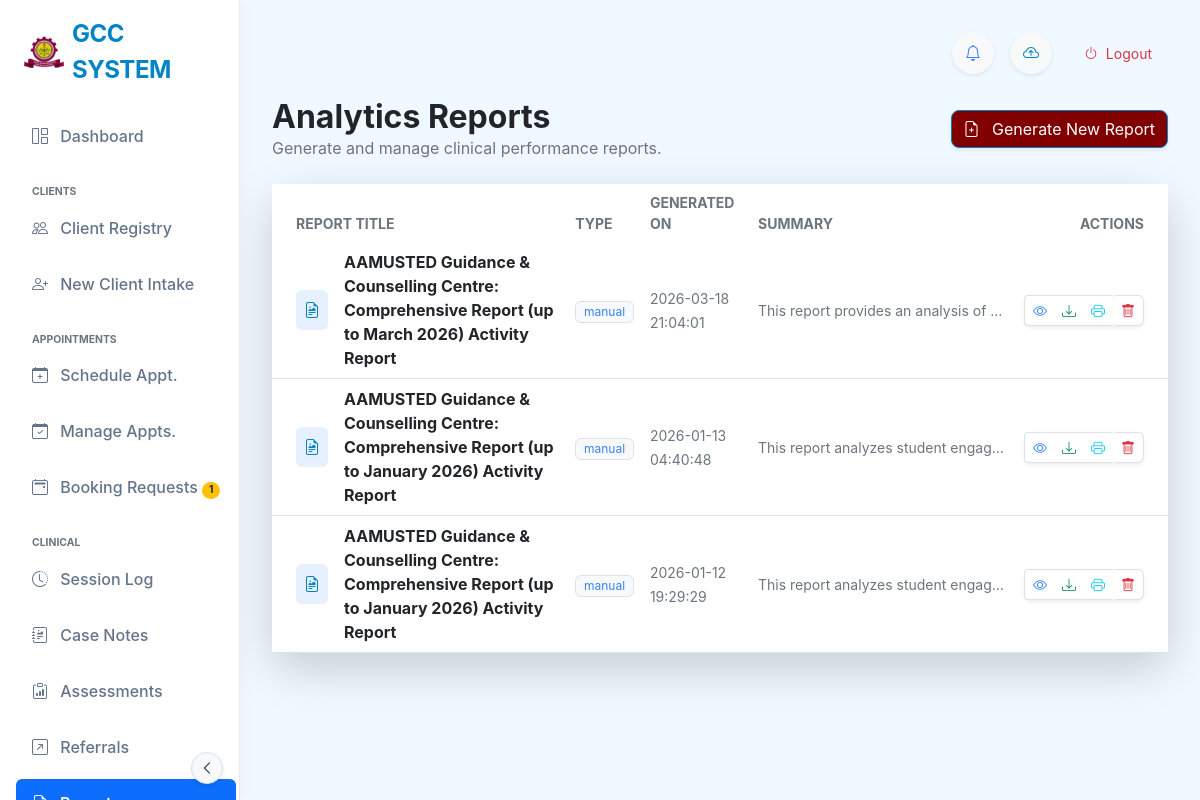
The app's page /reports (signed in) with its own data.
### tables this page shows
CREATE TABLE app_settings (
            id INTEGER PRIMARY KEY AUTOINCREMENT,
            setting_name TEXT NOT NULL UNIQUE,
            setting_value TEXT
        , updated_at TIMESTAMP, global_id TEXT, last_synced_at TEXT, is_deleted BOOLEAN DEFAULT 0);

CREATE TABLE reports (
            id INTEGER PRIMARY KEY AUTOINCREMENT,
            title TEXT,
            date_generated TIMESTAMP DEFAULT CURRENT_TIMESTAMP,
            report_type TEXT,
            file_path TEXT,
            summary TEXT
        );

### app.py (the view)
@app.route('/reports')
@login_required
def reports_list():
    try:
        ensure_database_initialized()
        conn = get_db_connection()
        if conn is None:
            flash('Database connection failed. Please restart the application.', 'error')
            return redirect(url_for('dashboard'))
        reports = []
        try:
            reports = conn.execute('''
                SELECT id, title, date_generated, report_type, summary, file_path
                FROM reports
                ORDER BY date_generated DESC
            ''').fetchall()
        except Exception as e:
            print(f"[REPORTS] Error getting reports: {e}")
            reports = []
        finally:
            try:
                conn.close()
            except Exception:
                pass
        return render_template('reports.html', reports=reports)
    except Exception as e:
        print(f"[REPORTS] Unexpected error: {e}")
        import traceback
        traceback.print_exc()
        flash('Error loading reports. Please try again.', 'error')
        return redirect(url_for('dashboard'))

### templates/reports.html (shortened to what this page needs)
{% extends "base_modern.html" %}
{% block content %}
<div class="row align-items-center mb-4">
    <div class="col-md-6">
        <h2 class="fw-bold mb-0 text-dark">Analytics Reports</h2>
        <p class="text-muted mb-0">Generate and manage clinical performance reports.</p>
    </div>
    <div class="col-md-6 text-md-end mt-3 mt-md-0">
        <button class="btn btn-primary shadow-sm btn-hover-lift" data-bs-toggle="modal"
            data-bs-target="#generateReportModal">
            <i class="bi bi-file-earmark-plus me-2"></i> Generate New Report
        </button>
    </div>
</div>
<div class="card card-glass border-0 shadow-lg">
    <div class="card-body p-0">
        {% if reports %}
        <div class="table-responsive">
            <table class="table table-hover align-middle mb-0" style="min-height: 300px;">
                <thead class="bg-light">
                    <tr>
                        <th class="ps-4 text-uppercase small fw-bold text-muted border-0">Report Title</th>
                        <th class="text-uppercase small fw-bold text-muted border-0">Type</th>
                        <th class="text-uppercase small fw-bold text-muted border-0">Generated On</th>
                        <th class="text-uppercase small fw-bold text-muted border-0">Summary</th>
                        <th class="text-end pe-4 text-uppercase small fw-bold text-muted border-0">Actions</th>
                    </tr>
                </thead>
                <tbody class="border-top-0">
                    {% for report in reports %}
                    <tr>
                        <td class="ps-4">
                            <div class="d-flex align-items-center">
                                <div class="bg-primary bg-opacity-10 p-2 rounded text-primary me-3">
                                    <i class="bi bi-file-earmark-richtext"></i>
                                </div>
                                <span class="fw-bold text-dark">{{ report['title'] or 'Untitled Report' }}</span>
                            </div>
                        </td>
                        <td>
                            <span class="badge bg-light text-secondary border fw-normal">{{ report['report_type'] or
                                'N/A' }}</span>
                        </td>
                        <td>
                            <span class="text-muted small">{{ report['date_generated'] }}</span>
                        </td>
                        <td>
                            <p class="mb-0 small text-muted text-truncate" style="max-width: 250px;">
                                {{ report['summary'] or 'No summary available' }}
                            </p>
                        </td>
                        <td class="text-end pe-4">
                            <div class="btn-group shadow-sm rounded-3" role="group">
                                <a href="{{ url_for('view_report', report_id=report['id']) }}"
                                    class="btn btn-sm btn-white border border-end-0 text-secondary" title="View">
                                    <i class="bi bi-eye"></i>
                                </a>
                                {% if report['file_path'] %}
                                <a href="{{ url_for('download_report_file', report_id=report['id']) }}"
                                    class="btn btn-sm btn-white border border-start-0 border-end-0 text-success"
                                    title="Download">
                                    <i class="bi bi-download"></i>
                                </a>
                                {% endif %}
                                <a href="{{ url_for('print_report', report_id=report['id']) }}" target="_blank"
                                    class="btn btn-sm btn-white border border-start-0 border-end-0 text-info"
                                    title="Print">
                                    <i class="bi bi-printer"></i>
                                </a>
                                <form action="{{ url_for('delete_report', report_id=report['id']) }}" method="POST"
                                    style="display:inline;">
                                    <button type="submit"
                                        class="btn btn-sm btn-white border border-start-0 text-danger rounded-end"
                                        title="Delete"
                                        onclick="return confirm('Are you sure you want to delete this report?');">
                                        <i class="bi bi-trash"></i>
                                    </button>
                                </form>
                            </div>
                        </td>
                    </tr>
                    {% endfor %}
                </tbody>
            </table>
        </div>
        {% endif %}
    </div>
</div>
{% endblock %}

### templates/base_modern.html (shortened to what this page needs)
<!DOCTYPE html>
<html lang="en">
<head>
    <link href="{{ url_for('static', filename='css/bootstrap.min.css') }}" rel="stylesheet">
    <link rel="stylesheet" href="{{ url_for('static', filename='css/bootstrap-icons.css') }}">
    <link rel="stylesheet" href="{{ url_for('static', filename='css/modern_theme.css') }}?v=2.2">
</head>
<body data-theme="{{ settings.get('active_theme', 'default') }}">
    <nav class="sidebar-glass d-flex flex-column flex-shrink-0 p-3" id="sidebar">
        <div class="mb-4">
            <a href="/" class="d-flex align-items-center link-dark text-decoration-none logo-container ps-2">
                {% if settings.logo_url %}
                <img src="{{ settings.logo_url }}" class="me-2"
                    style="max-height: 40px; max-width: 40px; object-fit: contain;">
                {% else %}
                <div class="bg-gradient p-2 rounded-3 me-2" style="background: maroon; color: white;">
                    <i class="bi bi-heart-pulse-fill fs-4"></i>
                </div>
                {% endif %}
                <span class="fs-4 fw-bold sidebar-header-text" style="letter-spacing: -0.02em; color: var(--brand-primary);">{{ settings.get('system_name', 'USTED SYSTEM') }}</span>
            </a>
        </div>
        <ul class="nav nav-pills flex-column mb-auto">
            <li class="nav-item">
                <a href="{{ url_for('dashboard') }}"
                    class="nav-link {% if request.endpoint == 'dashboard' %}active{% endif %}" title="Dashboard"
                    data-bs-toggle="tooltip" data-bs-placement="right">
                    <i class="bi bi-grid-1x2 me-2"></i> <span>Dashboard</span>
                </a>
            </li>
            {% if session.get('role') in ['Secretary', 'Admin', 'Counsellor', 'Counselor'] %}
            <li class="mt-3 text-uppercase small text-muted fw-bold ps-3 mb-1 nav-category-header" style="font-size:0.65rem;">Clients</li>
            <li>
                <a href="{{ url_for('students') }}"
                    class="nav-link {% if 'student' in request.endpoint and 'intake' not in request.endpoint %}active{% endif %}"
                    title="Client Registry" data-bs-toggle="tooltip" data-bs-placement="right">
                    <i class="bi bi-people me-2"></i> <span>Client Registry</span>
                </a>
            </li>
            <li>
                <a href="{{ url_for('intake') }}"
                    class="nav-link {% if 'intake' in request.endpoint %}active{% endif %}" title="New Client Intake"
                    data-bs-toggle="tooltip" data-bs-placement="right">
                    <i class="bi bi-person-plus me-2"></i> <span>New Client Intake</span>
                </a>
            </li>
            <li class="mt-3 text-uppercase small text-muted fw-bold ps-3 mb-1 nav-category-header" style="font-size:0.65rem;">Appointments</li>
            <li>
                <a href="{{ url_for('appointment') }}"
                    class="nav-link {% if request.endpoint == 'appointment' %}active{% endif %}"
                    title="Schedule Appointment" data-bs-toggle="tooltip" data-bs-placement="right">
                    <i class="bi bi-calendar-plus me-2"></i> <span>Schedule Appt.</span>
                </a>
            </li>
            <li>
                <a href="{{ url_for('manage_appointments') }}"
                    class="nav-link {% if 'manage_appointments' in request.endpoint %}active{% endif %}"
                    title="Manage Appointments" data-bs-toggle="tooltip" data-bs-placement="right">
                    <i class="bi bi-calendar-check me-2"></i> <span>Manage Appts.</span>
                </a>
            </li>
            <li>
                <a href="/admin/bookings"
                    class="nav-link {% if 'bookings' in request.endpoint %}active{% endif %}" title="Booking Requests"
                    data-bs-toggle="tooltip" data-bs-placement="right">
                    <i class="bi bi-calendar2-event me-2"></i>
                    <span>Booking Requests</span>
                    {% if latest_booking_count and latest_booking_count > 0 %}
                    <span class="badge rounded-pill bg-warning text-dark ms-auto" style="font-size:0.65rem;">{{ latest_booking_count }}</span>
                    {% endif %}
                </a>
            </li>
            {% endif %}
            {% if (session.get('role') or '')|trim in ['Counsellor', 'Counselor', 'Admin'] %}
            <li class="mt-3 text-uppercase small text-muted fw-bold ps-3 mb-1 nav-category-header" style="font-size:0.65rem;">Clinical</li>
            <li>
                <a href="{{ url_for('sessions_list') }}"
                    class="nav-link {% if 'session' in request.endpoint and 'case' not in request.endpoint %}active{% endif %}"
                    title="Session Log" data-bs-toggle="tooltip" data-bs-placement="right">
                    <i class="bi bi-clock-history me-2"></i> <span>Session Log</span>
                </a>
            </li>
            <li>
                <a href="{{ url_for('case_notes_list') }}"
                    class="nav-link {% if 'case_notes' in request.endpoint %}active{% endif %}" title="Case Notes"
                    data-bs-toggle="tooltip" data-bs-placement="right">
                    <i class="bi bi-journal-richtext me-2"></i> <span>Case Notes</span>
                </a>
            </li>
            <li>
                <a href="{{ url_for('dass21_list') }}"
                    class="nav-link {% if 'dass21' in request.endpoint %}active{% endif %}" title="Assessments"
                    data-bs-toggle="tooltip" data-bs-placement="right">
                    <i class="bi bi-clipboard-data me-2"></i> <span>Assessments</span>
                </a>
            </li>
            <li>
                <a href="{{ url_for('all_referrals') }}"
                    class="nav-link {% if 'referral' in request.endpoint %}active{% endif %}" title="Referrals"
                    data-bs-toggle="tooltip" data-bs-placement="right">
                    <i class="bi bi-arrow-up-right-square me-2"></i> <span>Referrals</span>
                </a>
            </li>
            <li>
                <a href="{{ url_for('reports_list') }}"
                    class="nav-link {% if 'report' in request.endpoint %}active{% endif %}" title="Reports"
                    data-bs-toggle="tooltip" data-bs-placement="right">
                    <i class="bi bi-file-earmark-bar-graph me-2"></i> <span>Reports</span>
                </a>
            </li>
            {% endif %}
        </ul>
                    {% set role_labels = {'Secretary': 'Desk Administrator', 'Admin': 'System Administrator', 'Counsellor': 'Counsellor', 'Counselor': 'Counsellor'} %}
                    {% set display_name = session.get('full_name', 'User') %}
                    {% if display_name.strip().lower() in ['secretary', 'admin', 'counsellor', 'counselor'] %}
                        {% set display_name = role_labels.get(session.get('role'), display_name) %}
                    {% endif %}
        <button
            class="btn btn-sm btn-light border position-absolute bottom-0 end-0 m-3 rounded-circle shadow-sm d-none d-md-flex align-items-center justify-content-center"
            id="sidebarToggle" style="width: 32px; height: 32px; z-index: 1050;">
            <i class="bi bi-chevron-left"></i>
        </button>
    </nav>
    <main class="main-content">
        <div class="d-flex justify-content-between align-items-center mb-4 gap-3">
            <div class="d-flex align-items-center gap-3">
                <div class="dropdown">
                    <button class="btn btn-light rounded-circle position-relative shadow-sm" type="button"
                        id="notifDropdown" data-bs-toggle="dropdown" aria-expanded="false"
                        style="width: 42px; height: 42px;">
                        <i class="bi bi-bell text-secondary"></i>
                    </button>
                </div>
                <button id="manualSyncBtn" class="btn btn-light rounded-circle shadow-sm" title="Sync with Cloud"
                        style="width: 42px; height: 42px;" onclick="triggerManualSync()">
                    <i class="bi bi-cloud-arrow-up text-primary"></i>
                </button>
                <a href="{{ url_for('logout') }}" class="btn btn-outline-danger border-0 btn-sm rounded-pill px-3">
                    <i class="bi bi-power me-1"></i> Logout
                </a>
            </div>
        </div>
        {% block content %}{% endblock %}
    </main>
</body>
</html>

### records on screen
app_settings: logo_url (picture)
app_settings: get "GCC SYSTEM"
reports: title "AAMUSTED Guidance & Counselling Centre: Comprehensive Report (up to March 2026) Activity Report", report_type "manual", date_generated "2026-03-18 21:04:01", summary "This report provides an analysis of…"
reports: title "AAMUSTED Guidance & Counselling Centre: Comprehensive Report (up to January 2026) Activity Report", report_type "manual", date_generated "2026-01-13 04:40:48", summary "This report analyzes student engag…"
reports: title "AAMUSTED Guidance & Counselling Centre: Comprehensive Report (up to January 2026) Activity Report", report_type "manual", date_generated "2026-01-12 19:29:29", summary "This report analyzes student engag…"

### other values on screen
{{ latest_booking_count }} "1"
